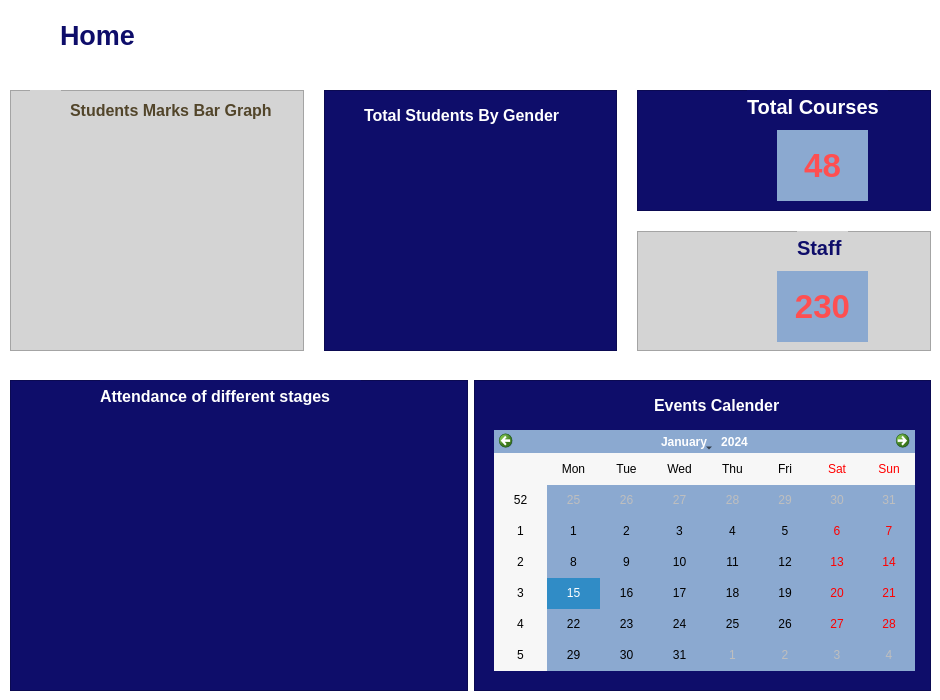
          <widget class="QWidget" name="page_0">
           <property name="styleSheet">
            <string notr="true">/*background-color: #f5f5f5;*/
background-color: rgb(255, 255, 255);</string>
           </property>
           <widget class="QLabel" name="label_8">
            <property name="geometry">
             <rect>
              <x>60</x>
              <y>10</y>
              <width>91</width>
              <height>51</height>
             </rect>
            </property>
            <property name="font">
             <font>
              <pointsize>20</pointsize>
              <weight>75</weight>
              <bold>true</bold>
             </font>
            </property>
            <property name="styleSheet">
             <string notr="true">color: rgb(14, 13, 106);</string>
            </property>
            <property name="text">
             <string>Home</string>
            </property>
           </widget>
           <widget class="QLabel" name="label_24">
            <property name="geometry">
             <rect>
              <x>20</x>
              <y>20</y>
              <width>31</width>
              <height>31</height>
             </rect>
            </property>
            <property name="text">
             <string/>
            </property>
            <property name="pixmap">
             <pixmap resource="resources.qrc">:/Icons/home (1).png</pixmap>
            </property>
            <property name="scaledContents">
             <bool>true</bool>
            </property>
           </widget>
           <widget class="QWidget" name="layoutWidget">
            <property name="geometry">
             <rect>
              <x>10</x>
              <y>90</y>
              <width>921</width>
              <height>261</height>
             </rect>
            </property>
            <layout class="QHBoxLayout" name="horizontalLayout_3">
             <property name="spacing">
              <number>20</number>
             </property>
             <item>
              <widget class="QFrame" name="frame_4">
               <property name="styleSheet">
                <string notr="true">background-color: rgb(212, 212, 212);</string>
               </property>
               <property name="frameShape">
                <enum>QFrame::StyledPanel</enum>
               </property>
               <property name="frameShadow">
                <enum>QFrame::Raised</enum>
               </property>
               <widget class="QLabel" name="label_16">
                <property name="geometry">
                 <rect>
                  <x>20</x>
                  <y>40</y>
                  <width>251</width>
                  <height>211</height>
                 </rect>
                </property>
                <property name="styleSheet">
                 <string notr="true"/>
                </property>
                <property name="text">
                 <string/>
                </property>
                <property name="pixmap">
                 <pixmap resource="resources.qrc">:/Icons/Untitled design5.png</pixmap>
                </property>
                <property name="scaledContents">
                 <bool>true</bool>
                </property>
               </widget>
               <widget class="QLabel" name="label_17">
                <property name="geometry">
                 <rect>
                  <x>60</x>
                  <y>10</y>
                  <width>221</width>
                  <height>21</height>
                 </rect>
                </property>
                <property name="font">
                 <font>
                  <pointsize>12</pointsize>
                  <weight>75</weight>
                  <bold>true</bold>
                 </font>
                </property>
                <property name="styleSheet">
                 <string notr="true">color: rgb(82, 69, 42);</string>
                </property>
                <property name="text">
                 <string>Students Marks Bar Graph</string>
                </property>
               </widget>
               <widget class="QLabel" name="label_21">
                <property name="geometry">
                 <rect>
                  <x>20</x>
                  <y>0</y>
                  <width>31</width>
                  <height>31</height>
                 </rect>
                </property>
                <property name="text">
                 <string/>
                </property>
                <property name="pixmap">
                 <pixmap resource="resources.qrc">:/Icons/bar-chart.png</pixmap>
                </property>
                <property name="scaledContents">
                 <bool>true</bool>
                </property>
               </widget>
               <zorder>label_17</zorder>
               <zorder>label_16</zorder>
               <zorder>label_21</zorder>
              </widget>
             </item>
             <item>
              <widget class="QFrame" name="frame_2">
               <property name="styleSheet">
                <string notr="true">/*background-color: rgb(212, 212, 212);*/ 
background-color: rgb(14, 13, 106);</string>
               </property>
               <property name="frameShape">
                <enum>QFrame::StyledPanel</enum>
               </property>
               <property name="frameShadow">
                <enum>QFrame::Raised</enum>
               </property>
               <widget class="QLabel" name="label_9">
                <property name="geometry">
                 <rect>
                  <x>40</x>
                  <y>10</y>
                  <width>221</width>
                  <height>31</height>
                 </rect>
                </property>
                <property name="font">
                 <font>
                  <pointsize>12</pointsize>
                  <weight>75</weight>
                  <bold>true</bold>
                 </font>
                </property>
                <property name="styleSheet">
                 <string notr="true">/*color: rgb(82, 69, 42);*/
color: white;
</string>
                </property>
                <property name="text">
                 <string>Total Students By Gender</string>
                </property>
               </widget>
               <widget class="QLabel" name="label_5">
                <property name="geometry">
                 <rect>
                  <x>20</x>
                  <y>40</y>
                  <width>251</width>
                  <height>201</height>
                 </rect>
                </property>
                <property name="styleSheet">
                 <string notr="true"/>
                </property>
                <property name="text">
                 <string/>
                </property>
                <property name="pixmap">
                 <pixmap resource="resources.qrc">:/Icons/Untitled design7.png</pixmap>
                </property>
                <property name="scaledContents">
                 <bool>true</bool>
                </property>
               </widget>
              </widget>
             </item>
             <item>
              <layout class="QVBoxLayout" name="verticalLayout_5">
               <item>
                <widget class="QFrame" name="frame_3">
                 <property name="styleSheet">
                  <string notr="true">/*background-color: rgb(212, 212, 212);*/
background-color: rgb(14, 13, 106);</string>
                 </property>
                 <property name="frameShape">
                  <enum>QFrame::StyledPanel</enum>
                 </property>
                 <property name="frameShadow">
                  <enum>QFrame::Plain</enum>
                 </property>
                 <property name="lineWidth">
                  <number>1</number>
                 </property>
                 <widget class="QLabel" name="label_12">
                  <property name="geometry">
                   <rect>
                    <x>110</x>
                    <y>0</y>
                    <width>141</width>
                    <height>33</height>
                   </rect>
                  </property>
                  <property name="font">
                   <font>
                    <pointsize>15</pointsize>
                    <weight>75</weight>
                    <bold>true</bold>
                   </font>
                  </property>
                  <property name="styleSheet">
                   <string notr="true">/*color: rgb(14, 13, 106);*/
color: white;</string>
                  </property>
                  <property name="frameShadow">
                   <enum>QFrame::Plain</enum>
                  </property>
                  <property name="text">
                   <string>Total Courses</string>
                  </property>
                 </widget>
                 <widget class="QLabel" name="label_14">
                  <property name="geometry">
                   <rect>
                    <x>10</x>
                    <y>20</y>
                    <width>81</width>
                    <height>81</height>
                   </rect>
                  </property>
                  <property name="font">
                   <font>
                    <pointsize>20</pointsize>
                    <weight>75</weight>
                    <bold>true</bold>
                   </font>
                  </property>
                  <property name="styleSheet">
                   <string notr="true"/>
                  </property>
                  <property name="text">
                   <string/>
                  </property>
                  <property name="pixmap">
                   <pixmap resource="resources.qrc">:/Icons/report (3).png</pixmap>
                  </property>
                  <property name="scaledContents">
                   <bool>true</bool>
                  </property>
                  <property name="alignment">
                   <set>Qt::AlignCenter</set>
                  </property>
                 </widget>
                 <widget class="QLabel" name="label_15">
                  <property name="geometry">
                   <rect>
                    <x>140</x>
                    <y>40</y>
                    <width>91</width>
                    <height>71</height>
                   </rect>
                  </property>
                  <property name="minimumSize">
                   <size>
                    <width>0</width>
                    <height>0</height>
                   </size>
                  </property>
                  <property name="maximumSize">
                   <size>
                    <width>100</width>
                    <height>100</height>
                   </size>
                  </property>
                  <property name="font">
                   <font>
                    <pointsize>25</pointsize>
                    <weight>75</weight>
                    <bold>true</bold>
                   </font>
                  </property>
                  <property name="layoutDirection">
                   <enum>Qt::LeftToRight</enum>
                  </property>
                  <property name="styleSheet">
                   <string notr="true">color:#fe4f51;
background-color: #8ba9d0;</string>
                  </property>
                  <property name="lineWidth">
                   <number>1</number>
                  </property>
                  <property name="text">
                   <string>48</string>
                  </property>
                  <property name="alignment">
                   <set>Qt::AlignCenter</set>
                  </property>
                 </widget>
                </widget>
               </item>
               <item>
                <widget class="QFrame" name="frame_5">
                 <property name="styleSheet">
                  <string notr="true">background-color: rgb(212, 212, 212);</string>
                 </property>
                 <property name="frameShape">
                  <enum>QFrame::StyledPanel</enum>
                 </property>
                 <property name="frameShadow">
                  <enum>QFrame::Plain</enum>
                 </property>
                 <property name="lineWidth">
                  <number>1</number>
                 </property>
                 <widget class="QLabel" name="label_18">
                  <property name="geometry">
                   <rect>
                    <x>160</x>
                    <y>0</y>
                    <width>51</width>
                    <height>33</height>
                   </rect>
                  </property>
                  <property name="font">
                   <font>
                    <pointsize>15</pointsize>
                    <weight>75</weight>
                    <bold>true</bold>
                   </font>
                  </property>
                  <property name="styleSheet">
                   <string notr="true">color: rgb(14, 13, 106);</string>
                  </property>
                  <property name="frameShadow">
                   <enum>QFrame::Plain</enum>
                  </property>
                  <property name="text">
                   <string>Staff</string>
                  </property>
                 </widget>
                 <widget class="QLabel" name="label_19">
                  <property name="geometry">
                   <rect>
                    <x>20</x>
                    <y>20</y>
                    <width>81</width>
                    <height>91</height>
                   </rect>
                  </property>
                  <property name="font">
                   <font>
                    <pointsize>20</pointsize>
                    <weight>75</weight>
                    <bold>true</bold>
                   </font>
                  </property>
                  <property name="styleSheet">
                   <string notr="true"/>
                  </property>
                  <property name="text">
                   <string/>
                  </property>
                  <property name="pixmap">
                   <pixmap resource="resources.qrc">:/Icons/multiple-users-silhouette.png</pixmap>
                  </property>
                  <property name="scaledContents">
                   <bool>true</bool>
                  </property>
                  <property name="alignment">
                   <set>Qt::AlignCenter</set>
                  </property>
                 </widget>
                 <widget class="QLabel" name="label_20">
                  <property name="geometry">
                   <rect>
                    <x>140</x>
                    <y>40</y>
                    <width>91</width>
                    <height>71</height>
                   </rect>
                  </property>
                  <property name="minimumSize">
                   <size>
                    <width>0</width>
                    <height>0</height>
                   </size>
                  </property>
                  <property name="maximumSize">
                   <size>
                    <width>100</width>
                    <height>100</height>
                   </size>
                  </property>
                  <property name="font">
                   <font>
                    <pointsize>25</pointsize>
                    <weight>75</weight>
                    <bold>true</bold>
                   </font>
                  </property>
                  <property name="layoutDirection">
                   <enum>Qt::LeftToRight</enum>
                  </property>
                  <property name="styleSheet">
                   <string notr="true">color:#fe4f51;
background-color: #8ba9d0;</string>
                  </property>
                  <property name="lineWidth">
                   <number>1</number>
                  </property>
                  <property name="text">
                   <string>230</string>
                  </property>
                  <property name="alignment">
                   <set>Qt::AlignCenter</set>
                  </property>
                 </widget>
                </widget>
               </item>
              </layout>
             </item>
            </layout>
           </widget>
           <widget class="QWidget" name="layoutWidget">
            <property name="geometry">
             <rect>
              <x>10</x>
              <y>380</y>
              <width>921</width>
              <height>311</height>
             </rect>
            </property>
            <layout class="QHBoxLayout" name="horizontalLayout_8">
             <item>
              <widget class="QFrame" name="frame_6">
               <property name="styleSheet">
                <string notr="true">/*background-color: rgb(212, 212, 212);*/
background-color: rgb(14, 13, 106);</string>
               </property>
               <property name="frameShape">
                <enum>QFrame::StyledPanel</enum>
               </property>
               <property name="frameShadow">
                <enum>QFrame::Raised</enum>
               </property>
               <widget class="QLabel" name="label_22">
                <property name="geometry">
                 <rect>
                  <x>20</x>
                  <y>40</y>
                  <width>421</width>
                  <height>251</height>
                 </rect>
                </property>
                <property name="styleSheet">
                 <string notr="true"/>
                </property>
                <property name="text">
                 <string/>
                </property>
                <property name="pixmap">
                 <pixmap resource="resources.qrc">:/Icons/Untitled design6.png</pixmap>
                </property>
                <property name="scaledContents">
                 <bool>true</bool>
                </property>
               </widget>
               <widget class="QLabel" name="label_23">
                <property name="geometry">
                 <rect>
                  <x>90</x>
                  <y>0</y>
                  <width>261</width>
                  <height>33</height>
                 </rect>
                </property>
                <property name="font">
                 <font>
                  <pointsize>12</pointsize>
                  <weight>75</weight>
                  <bold>true</bold>
                 </font>
                </property>
                <property name="styleSheet">
                 <string notr="true">/*color: rgb(14, 13, 106);*/
color: white;</string>
                </property>
                <property name="frameShadow">
                 <enum>QFrame::Plain</enum>
                </property>
                <property name="text">
                 <string>Attendance of different stages</string>
                </property>
               </widget>
              </widget>
             </item>
             <item>
              <widget class="QFrame" name="frame">
               <property name="styleSheet">
                <string notr="true">background-color: rgb(14, 13, 106);
/*background-color: rgb(212, 212, 212);*/
/*background-color: rgb(233, 233, 233);*/</string>
               </property>
               <property name="frameShape">
                <enum>QFrame::StyledPanel</enum>
               </property>
               <property name="frameShadow">
                <enum>QFrame::Raised</enum>
               </property>
               <widget class="QCalendarWidget" name="calendarWidget">
                <property name="geometry">
                 <rect>
                  <x>20</x>
                  <y>50</y>
                  <width>421</width>
                  <height>241</height>
                 </rect>
                </property>
                <property name="styleSheet">
                 <string notr="true">background-color: #8ba9d0;
</string>
                </property>
               </widget>
               <widget class="QLabel" name="label">
                <property name="geometry">
                 <rect>
                  <x>140</x>
                  <y>10</y>
                  <width>31</width>
                  <height>31</height>
                 </rect>
                </property>
                <property name="text">
                 <string/>
                </property>
                <property name="pixmap">
                 <pixmap resource="resources.qrc">:/Icons/event.png</pixmap>
                </property>
                <property name="scaledContents">
                 <bool>true</bool>
                </property>
               </widget>
               <widget class="QLabel" name="label_6">
                <property name="geometry">
                 <rect>
                  <x>180</x>
                  <y>15</y>
                  <width>141</width>
                  <height>21</height>
                 </rect>
                </property>
                <property name="font">
                 <font>
                  <pointsize>12</pointsize>
                  <weight>75</weight>
                  <bold>true</bold>
                 </font>
                </property>
                <property name="styleSheet">
                 <string notr="true">/*color: rgb(82, 69, 42);*/
color: white;</string>
                </property>
                <property name="text">
                 <string>Events Calender</string>
                </property>
               </widget>
              </widget>
             </item>
            </layout>
           </widget>
           <zorder>layoutWidget</zorder>
           <zorder>layoutWidget</zorder>
           <zorder>label_8</zorder>
           <zorder>label_24</zorder>
          </widget>
